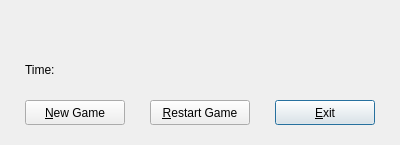
<?xml version="1.0" encoding="UTF-8"?>
<ui version="4.0">
 <class>Dialog</class>
 <widget class="QDialog" name="Dialog">
  <property name="geometry">
   <rect>
    <x>0</x>
    <y>0</y>
    <width>400</width>
    <height>145</height>
   </rect>
  </property>
  <property name="sizePolicy">
   <sizepolicy hsizetype="Fixed" vsizetype="Fixed">
    <horstretch>0</horstretch>
    <verstretch>0</verstretch>
   </sizepolicy>
  </property>
  <property name="minimumSize">
   <size>
    <width>400</width>
    <height>145</height>
   </size>
  </property>
  <property name="maximumSize">
   <size>
    <width>400</width>
    <height>145</height>
   </size>
  </property>
  <property name="windowTitle">
   <string>Dialog</string>
  </property>
  <property name="windowIcon">
   <iconset>
    <normaloff>../img/mijnb.ico</normaloff>../img/mijnb.ico</iconset>
  </property>
  <widget class="QLabel" name="goverLabel">
   <property name="geometry">
    <rect>
     <x>0</x>
     <y>20</y>
     <width>400</width>
     <height>20</height>
    </rect>
   </property>
   <property name="text">
    <string/>
   </property>
   <property name="alignment">
    <set>Qt::AlignCenter</set>
   </property>
  </widget>
  <widget class="QLabel" name="tijdLabel">
   <property name="geometry">
    <rect>
     <x>25</x>
     <y>60</y>
     <width>375</width>
     <height>20</height>
    </rect>
   </property>
   <property name="text">
    <string>Time: </string>
   </property>
  </widget>
  <widget class="QPushButton" name="sluitBtn">
   <property name="geometry">
    <rect>
     <x>275</x>
     <y>100</y>
     <width>100</width>
     <height>25</height>
    </rect>
   </property>
   <property name="text">
    <string>&amp;Exit</string>
   </property>
  </widget>
  <widget class="QPushButton" name="opnieuwBtn">
   <property name="geometry">
    <rect>
     <x>150</x>
     <y>100</y>
     <width>100</width>
     <height>25</height>
    </rect>
   </property>
   <property name="text">
    <string>&amp;Restart Game</string>
   </property>
  </widget>
  <widget class="QPushButton" name="nieuwBtn">
   <property name="geometry">
    <rect>
     <x>25</x>
     <y>100</y>
     <width>100</width>
     <height>25</height>
    </rect>
   </property>
   <property name="text">
    <string>&amp;New Game</string>
   </property>
  </widget>
 </widget>
 <resources/>
 <connections/>
</ui>
